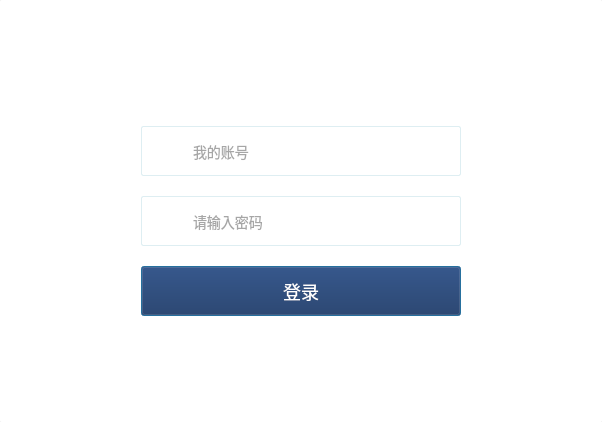
<?xml version="1.0" encoding="UTF-8"?>
<ui version="4.0">
 <class>switchAccountDlg</class>
 <widget class="QDialog" name="switchAccountDlg">
  <property name="geometry">
   <rect>
    <x>0</x>
    <y>0</y>
    <width>602</width>
    <height>422</height>
   </rect>
  </property>
  <property name="minimumSize">
   <size>
    <width>602</width>
    <height>422</height>
   </size>
  </property>
  <property name="maximumSize">
   <size>
    <width>602</width>
    <height>422</height>
   </size>
  </property>
  <property name="windowTitle">
   <string>switchAccountDlg</string>
  </property>
  <property name="styleSheet">
   <string notr="true">#widget{
background:#FFFFFF;
border-radius:2px;
}</string>
  </property>
  <layout class="QGridLayout" name="gridLayout">
   <property name="leftMargin">
    <number>0</number>
   </property>
   <property name="topMargin">
    <number>0</number>
   </property>
   <property name="rightMargin">
    <number>0</number>
   </property>
   <property name="bottomMargin">
    <number>0</number>
   </property>
   <property name="spacing">
    <number>0</number>
   </property>
   <item row="0" column="0">
    <widget class="QWidget" name="widget" native="true">
     <property name="styleSheet">
      <string notr="true">#lbl_name{
font-family:&quot;微软雅黑&quot;;
font-size:24px;
color:#142B59;
}
#btn_login{
font-family:&quot;微软雅黑&quot;;
font-size:18px;
color:#FFFFFF;
background:#142B59;
}
#btn_login:pressed{
margin:1px;
}
#wgt_account,#wgt_passwd{
border-radius:2px;
border:1px solid rgba(222,238,242,1);
background:rgba(255,255,255,1);
box-shadow:0px 0px 4px 0px rgba(237,244,250,0.54); 
}
#lbl_account{
background-image:url(:/masterCashier/Resources/login/login_account_black.png);
}
#lbl_passwd{
background-image:url(:/masterCashier/Resources/login/login_passwd_black.png);
}
#lEdit_account,#lEdit_passwd{
font-family:&quot;微软雅黑&quot;;
font-size:14px;
color:rgba(0,0,0,0.7);
background:transparent;
border:none;
}</string>
     </property>
     <layout class="QGridLayout" name="gridLayout_2">
      <property name="topMargin">
       <number>60</number>
      </property>
      <property name="bottomMargin">
       <number>60</number>
      </property>
      <item row="0" column="1" alignment="Qt::AlignHCenter|Qt::AlignVCenter">
       <widget class="QLabel" name="lbl_name">
        <property name="text">
         <string/>
        </property>
       </widget>
      </item>
      <item row="1" column="0">
       <spacer name="horizontalSpacer">
        <property name="orientation">
         <enum>Qt::Horizontal</enum>
        </property>
        <property name="sizeHint" stdset="0">
         <size>
          <width>122</width>
          <height>20</height>
         </size>
        </property>
       </spacer>
      </item>
      <item row="1" column="1">
       <layout class="QVBoxLayout" name="verticalLayout">
        <property name="spacing">
         <number>20</number>
        </property>
        <item>
         <widget class="QWidget" name="wgt_account" native="true">
          <property name="minimumSize">
           <size>
            <width>320</width>
            <height>50</height>
           </size>
          </property>
          <property name="maximumSize">
           <size>
            <width>320</width>
            <height>50</height>
           </size>
          </property>
          <layout class="QHBoxLayout" name="horizontalLayout">
           <property name="spacing">
            <number>10</number>
           </property>
           <property name="leftMargin">
            <number>20</number>
           </property>
           <property name="rightMargin">
            <number>20</number>
           </property>
           <item>
            <widget class="QLabel" name="lbl_account">
             <property name="minimumSize">
              <size>
               <width>20</width>
               <height>20</height>
              </size>
             </property>
             <property name="maximumSize">
              <size>
               <width>20</width>
               <height>20</height>
              </size>
             </property>
             <property name="text">
              <string/>
             </property>
            </widget>
           </item>
           <item>
            <widget class="QLineEdit" name="lEdit_account">
             <property name="minimumSize">
              <size>
               <width>0</width>
               <height>20</height>
              </size>
             </property>
             <property name="maximumSize">
              <size>
               <width>16777215</width>
               <height>20</height>
              </size>
             </property>
             <property name="placeholderText">
              <string>我的账号</string>
             </property>
            </widget>
           </item>
          </layout>
         </widget>
        </item>
        <item>
         <widget class="QWidget" name="wgt_passwd" native="true">
          <property name="minimumSize">
           <size>
            <width>320</width>
            <height>50</height>
           </size>
          </property>
          <property name="maximumSize">
           <size>
            <width>320</width>
            <height>50</height>
           </size>
          </property>
          <layout class="QHBoxLayout" name="horizontalLayout_2">
           <property name="spacing">
            <number>10</number>
           </property>
           <property name="leftMargin">
            <number>20</number>
           </property>
           <property name="rightMargin">
            <number>20</number>
           </property>
           <item>
            <widget class="QLabel" name="lbl_passwd">
             <property name="minimumSize">
              <size>
               <width>20</width>
               <height>20</height>
              </size>
             </property>
             <property name="maximumSize">
              <size>
               <width>20</width>
               <height>20</height>
              </size>
             </property>
             <property name="text">
              <string/>
             </property>
            </widget>
           </item>
           <item>
            <widget class="QLineEdit" name="lEdit_passwd">
             <property name="minimumSize">
              <size>
               <width>0</width>
               <height>20</height>
              </size>
             </property>
             <property name="maximumSize">
              <size>
               <width>16777215</width>
               <height>20</height>
              </size>
             </property>
             <property name="placeholderText">
              <string>请输入密码</string>
             </property>
            </widget>
           </item>
          </layout>
         </widget>
        </item>
        <item>
         <widget class="QPushButton" name="btn_login">
          <property name="minimumSize">
           <size>
            <width>320</width>
            <height>50</height>
           </size>
          </property>
          <property name="maximumSize">
           <size>
            <width>320</width>
            <height>50</height>
           </size>
          </property>
          <property name="text">
           <string>登录</string>
          </property>
         </widget>
        </item>
       </layout>
      </item>
      <item row="1" column="2">
       <spacer name="horizontalSpacer_2">
        <property name="orientation">
         <enum>Qt::Horizontal</enum>
        </property>
        <property name="sizeHint" stdset="0">
         <size>
          <width>122</width>
          <height>20</height>
         </size>
        </property>
       </spacer>
      </item>
      <item row="2" column="1">
       <widget class="QLabel" name="label">
        <property name="minimumSize">
         <size>
          <width>0</width>
          <height>10</height>
         </size>
        </property>
        <property name="maximumSize">
         <size>
          <width>16777215</width>
          <height>10</height>
         </size>
        </property>
        <property name="text">
         <string/>
        </property>
       </widget>
      </item>
      <item row="3" column="1">
       <widget class="QLabel" name="lbl_hint">
        <property name="minimumSize">
         <size>
          <width>0</width>
          <height>24</height>
         </size>
        </property>
        <property name="maximumSize">
         <size>
          <width>16777215</width>
          <height>24</height>
         </size>
        </property>
        <property name="styleSheet">
         <string notr="true">font-family:&quot;微软雅黑&quot;;
font-size:18px;
color:#DE0000;</string>
        </property>
        <property name="text">
         <string/>
        </property>
        <property name="alignment">
         <set>Qt::AlignCenter</set>
        </property>
       </widget>
      </item>
     </layout>
    </widget>
   </item>
  </layout>
 </widget>
 <layoutdefault spacing="6" margin="11"/>
 <resources/>
 <connections/>
</ui>
